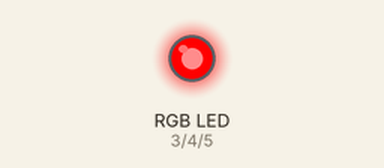
A sketch run on a simulated Arduino Uno, built with avr-gcc and run on an emulated ATmega328P. Shown: an RGB LED mixed from three pins (HIGH = lit). What the sketch prints to the serial monitor is not drawn.

Above: at 0.5 s.
At 2.5 s:
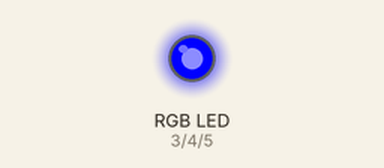
At 3.5 s:
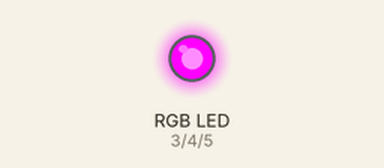
At 4.5 s:
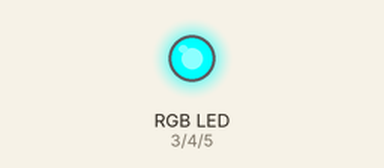
At 6.5 s:
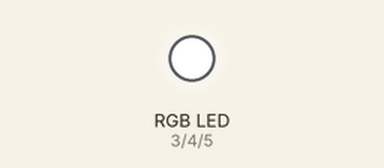
At 8.5 s:
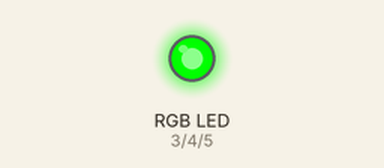
Timing chart, 0 to 9.1 s (numbered marks = the images above):
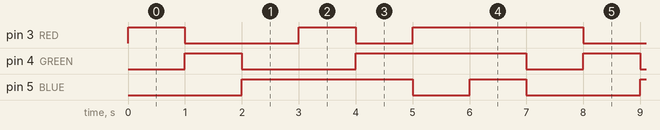

Measured:
- by itself, pin 3 (RED): repeats every 7.0 s: LOW 2.0 s, HIGH 1.0 s, LOW 1.0 s, HIGH 3.0 s
- by itself, pin 4 (GREEN): repeats every 7.0 s: LOW 2.0 s, HIGH 3.0 s, LOW 1.0 s, HIGH 1.0 s
- by itself, pin 5 (BLUE): repeats every 7.0 s: LOW 1.0 s, HIGH 1.0 s, LOW 2.0 s, HIGH 3.0 s

The sketch:

RGBLed.ino
```cpp
const int RED = 3;
const int GREEN = 4;
const int BLUE = 5;
const boolean IS_COMMON_ANODE = false;

const int DELAY_MS = 1000;

void setup() {
  // put your setup code here, to run once:
  pinMode(RED, OUTPUT);
  pinMode(GREEN, OUTPUT);
  pinMode(BLUE, OUTPUT);
  Serial.begin(9600);
}

void loop() {
    // red
  Serial.print("Red: ");
  setRgbLedColor(HIGH, LOW, LOW);
  delay(DELAY_MS);

  // green
  Serial.print("Green: ");
  setRgbLedColor(LOW, HIGH, LOW);
  delay(DELAY_MS);

  // blue
  Serial.print("Blue: ");
  setRgbLedColor(LOW, LOW, HIGH);
  delay(DELAY_MS);

  // purple
  Serial.print("Purple: ");
  setRgbLedColor(HIGH, LOW, HIGH);
  delay(DELAY_MS);

  // turqoise
  Serial.print("Turqoise: ");
  setRgbLedColor(LOW, HIGH, HIGH);
  delay(DELAY_MS);

  // yellow
  Serial.print("Yellow: ");
  setRgbLedColor(HIGH, HIGH, LOW);
  delay(DELAY_MS);

  // white
  Serial.print("White: ");
  setRgbLedColor(HIGH, HIGH, HIGH);
  delay(DELAY_MS);

}

void setRgbLedColor(int red, int green, int blue) {
  if (IS_COMMON_ANODE) {
    red = !red;
    blue = !blue;
    green = !green;
  }

  digitalWrite(RED, red);
  digitalWrite(GREEN, green);
  digitalWrite(BLUE, blue);
}
```
